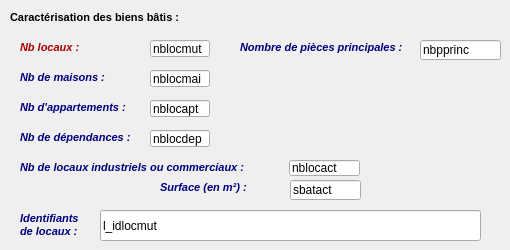
     <widget class="QWidget" name="batis">
      <attribute name="title">
       <string>locaux</string>
      </attribute>
      <widget class="QLabel" name="Caract_biens">
       <property name="geometry">
        <rect>
         <x>10</x>
         <y>10</y>
         <width>201</width>
         <height>16</height>
        </rect>
       </property>
       <property name="text">
        <string>&lt;!DOCTYPE HTML PUBLIC &quot;-//W3C//DTD HTML 4.0//EN&quot; &quot;http://www.w3.org/TR/REC-html40/strict.dtd&quot;&gt;
&lt;html&gt;&lt;head&gt;&lt;meta name=&quot;qrichtext&quot; content=&quot;1&quot; /&gt;&lt;style type=&quot;text/css&quot;&gt;
p, li { white-space: pre-wrap; }
&lt;/style&gt;&lt;/head&gt;&lt;body style=&quot; font-family:'MS Shell Dlg 2'; font-size:8.25pt; font-weight:400; font-style:normal;&quot;&gt;
&lt;p style=&quot; margin-top:0px; margin-bottom:0px; margin-left:0px; margin-right:0px; -qt-block-indent:0; text-indent:0px;&quot;&gt;&lt;span style=&quot; font-size:8pt; font-weight:600;&quot;&gt;Caractérisation des biens bâtis :&lt;/span&gt;&lt;/p&gt;&lt;/body&gt;&lt;/html&gt;</string>
       </property>
      </widget>
      <widget class="QLabel" name="Nb_locaux">
       <property name="geometry">
        <rect>
         <x>20</x>
         <y>40</y>
         <width>81</width>
         <height>16</height>
        </rect>
       </property>
       <property name="text">
        <string>&lt;!DOCTYPE HTML PUBLIC &quot;-//W3C//DTD HTML 4.0//EN&quot; &quot;http://www.w3.org/TR/REC-html40/strict.dtd&quot;&gt;
&lt;html&gt;&lt;head&gt;&lt;meta name=&quot;qrichtext&quot; content=&quot;1&quot; /&gt;&lt;style type=&quot;text/css&quot;&gt;
p, li { white-space: pre-wrap; }
&lt;/style&gt;&lt;/head&gt;&lt;body style=&quot; font-family:'MS Shell Dlg 2'; font-size:8.25pt; font-weight:400; font-style:normal;&quot;&gt;
&lt;p style=&quot; margin-top:0px; margin-bottom:0px; margin-left:0px; margin-right:0px; -qt-block-indent:0; text-indent:0px;&quot;&gt;&lt;span style=&quot; font-size:8pt; font-weight:600; font-style:italic; color:#aa0000;&quot;&gt;Nb locaux :&lt;/span&gt;&lt;/p&gt;&lt;/body&gt;&lt;/html&gt;</string>
       </property>
      </widget>
      <widget class="QLabel" name="Nb_maisons">
       <property name="geometry">
        <rect>
         <x>20</x>
         <y>70</y>
         <width>91</width>
         <height>16</height>
        </rect>
       </property>
       <property name="text">
        <string>&lt;!DOCTYPE HTML PUBLIC &quot;-//W3C//DTD HTML 4.0//EN&quot; &quot;http://www.w3.org/TR/REC-html40/strict.dtd&quot;&gt;
&lt;html&gt;&lt;head&gt;&lt;meta name=&quot;qrichtext&quot; content=&quot;1&quot; /&gt;&lt;style type=&quot;text/css&quot;&gt;
p, li { white-space: pre-wrap; }
&lt;/style&gt;&lt;/head&gt;&lt;body style=&quot; font-family:'MS Shell Dlg 2'; font-size:8.25pt; font-weight:400; font-style:normal;&quot;&gt;
&lt;p style=&quot; margin-top:0px; margin-bottom:0px; margin-left:0px; margin-right:0px; -qt-block-indent:0; text-indent:0px;&quot;&gt;&lt;span style=&quot; font-size:8pt; font-weight:600; font-style:italic; color:#00007f;&quot;&gt;Nb de maisons :&lt;/span&gt;&lt;/p&gt;&lt;/body&gt;&lt;/html&gt;</string>
       </property>
      </widget>
      <widget class="QLabel" name="Nb_appartements">
       <property name="geometry">
        <rect>
         <x>20</x>
         <y>100</y>
         <width>121</width>
         <height>16</height>
        </rect>
       </property>
       <property name="text">
        <string>&lt;!DOCTYPE HTML PUBLIC &quot;-//W3C//DTD HTML 4.0//EN&quot; &quot;http://www.w3.org/TR/REC-html40/strict.dtd&quot;&gt;
&lt;html&gt;&lt;head&gt;&lt;meta name=&quot;qrichtext&quot; content=&quot;1&quot; /&gt;&lt;style type=&quot;text/css&quot;&gt;
p, li { white-space: pre-wrap; }
&lt;/style&gt;&lt;/head&gt;&lt;body style=&quot; font-family:'MS Shell Dlg 2'; font-size:8.25pt; font-weight:400; font-style:normal;&quot;&gt;
&lt;p style=&quot; margin-top:0px; margin-bottom:0px; margin-left:0px; margin-right:0px; -qt-block-indent:0; text-indent:0px;&quot;&gt;&lt;span style=&quot; font-size:8pt; font-weight:600; font-style:italic; color:#00007f;&quot;&gt;Nb d'appartements :&lt;/span&gt;&lt;/p&gt;&lt;/body&gt;&lt;/html&gt;</string>
       </property>
      </widget>
      <widget class="QLabel" name="Nb_dependances">
       <property name="geometry">
        <rect>
         <x>20</x>
         <y>130</y>
         <width>121</width>
         <height>16</height>
        </rect>
       </property>
       <property name="text">
        <string>&lt;!DOCTYPE HTML PUBLIC &quot;-//W3C//DTD HTML 4.0//EN&quot; &quot;http://www.w3.org/TR/REC-html40/strict.dtd&quot;&gt;
&lt;html&gt;&lt;head&gt;&lt;meta name=&quot;qrichtext&quot; content=&quot;1&quot; /&gt;&lt;style type=&quot;text/css&quot;&gt;
p, li { white-space: pre-wrap; }
&lt;/style&gt;&lt;/head&gt;&lt;body style=&quot; font-family:'MS Shell Dlg 2'; font-size:8.25pt; font-weight:400; font-style:normal;&quot;&gt;
&lt;p style=&quot; margin-top:0px; margin-bottom:0px; margin-left:0px; margin-right:0px; -qt-block-indent:0; text-indent:0px;&quot;&gt;&lt;span style=&quot; font-size:8pt; font-weight:600; font-style:italic; color:#00007f;&quot;&gt;Nb de dépendances :&lt;/span&gt;&lt;/p&gt;&lt;/body&gt;&lt;/html&gt;</string>
       </property>
      </widget>
      <widget class="QLabel" name="Nb_locaux_ind_comm">
       <property name="geometry">
        <rect>
         <x>20</x>
         <y>160</y>
         <width>241</width>
         <height>16</height>
        </rect>
       </property>
       <property name="text">
        <string>&lt;!DOCTYPE HTML PUBLIC &quot;-//W3C//DTD HTML 4.0//EN&quot; &quot;http://www.w3.org/TR/REC-html40/strict.dtd&quot;&gt;
&lt;html&gt;&lt;head&gt;&lt;meta name=&quot;qrichtext&quot; content=&quot;1&quot; /&gt;&lt;style type=&quot;text/css&quot;&gt;
p, li { white-space: pre-wrap; }
&lt;/style&gt;&lt;/head&gt;&lt;body style=&quot; font-family:'MS Shell Dlg 2'; font-size:8.25pt; font-weight:400; font-style:normal;&quot;&gt;
&lt;p style=&quot; margin-top:0px; margin-bottom:0px; margin-left:0px; margin-right:0px; -qt-block-indent:0; text-indent:0px;&quot;&gt;&lt;span style=&quot; font-size:8pt; font-weight:600; font-style:italic; color:#00007f;&quot;&gt;Nb de locaux industriels ou commerciaux :&lt;/span&gt;&lt;/p&gt;&lt;/body&gt;&lt;/html&gt;</string>
       </property>
      </widget>
      <widget class="QLabel" name="Nb_pieces_principales">
       <property name="geometry">
        <rect>
         <x>240</x>
         <y>40</y>
         <width>171</width>
         <height>16</height>
        </rect>
       </property>
       <property name="text">
        <string>&lt;!DOCTYPE HTML PUBLIC &quot;-//W3C//DTD HTML 4.0//EN&quot; &quot;http://www.w3.org/TR/REC-html40/strict.dtd&quot;&gt;
&lt;html&gt;&lt;head&gt;&lt;meta name=&quot;qrichtext&quot; content=&quot;1&quot; /&gt;&lt;style type=&quot;text/css&quot;&gt;
p, li { white-space: pre-wrap; }
&lt;/style&gt;&lt;/head&gt;&lt;body style=&quot; font-family:'MS Shell Dlg 2'; font-size:8pt; font-weight:400; font-style:normal;&quot;&gt;
&lt;p style=&quot; margin-top:0px; margin-bottom:0px; margin-left:0px; margin-right:0px; -qt-block-indent:0; text-indent:0px;&quot;&gt;&lt;span style=&quot; font-weight:600; font-style:italic; color:#00007f;&quot;&gt;Nombre de pièces principales :&lt;/span&gt;&lt;/p&gt;&lt;/body&gt;&lt;/html&gt;</string>
       </property>
      </widget>
      <widget class="QLabel" name="Surface_loc_ind_comm">
       <property name="geometry">
        <rect>
         <x>160</x>
         <y>180</y>
         <width>101</width>
         <height>16</height>
        </rect>
       </property>
       <property name="text">
        <string>&lt;!DOCTYPE HTML PUBLIC &quot;-//W3C//DTD HTML 4.0//EN&quot; &quot;http://www.w3.org/TR/REC-html40/strict.dtd&quot;&gt;
&lt;html&gt;&lt;head&gt;&lt;meta name=&quot;qrichtext&quot; content=&quot;1&quot; /&gt;&lt;style type=&quot;text/css&quot;&gt;
p, li { white-space: pre-wrap; }
&lt;/style&gt;&lt;/head&gt;&lt;body style=&quot; font-family:'MS Shell Dlg 2'; font-size:8.25pt; font-weight:400; font-style:normal;&quot;&gt;
&lt;p style=&quot; margin-top:0px; margin-bottom:0px; margin-left:0px; margin-right:0px; -qt-block-indent:0; text-indent:0px;&quot;&gt;&lt;span style=&quot; font-size:8pt; font-weight:600; font-style:italic; color:#00007f;&quot;&gt;Surface (en m²) :&lt;/span&gt;&lt;/p&gt;&lt;/body&gt;&lt;/html&gt;</string>
       </property>
      </widget>
      <widget class="QLineEdit" name="nblocmut">
       <property name="geometry">
        <rect>
         <x>150</x>
         <y>40</y>
         <width>60</width>
         <height>17</height>
        </rect>
       </property>
       <property name="text">
        <string>nblocmut</string>
       </property>
      </widget>
      <widget class="QLineEdit" name="nblocmai">
       <property name="geometry">
        <rect>
         <x>150</x>
         <y>70</y>
         <width>60</width>
         <height>17</height>
        </rect>
       </property>
       <property name="text">
        <string>nblocmai</string>
       </property>
      </widget>
      <widget class="QLineEdit" name="nblocapt">
       <property name="geometry">
        <rect>
         <x>150</x>
         <y>100</y>
         <width>60</width>
         <height>17</height>
        </rect>
       </property>
       <property name="text">
        <string>nblocapt</string>
       </property>
      </widget>
      <widget class="QLineEdit" name="nblocdep">
       <property name="geometry">
        <rect>
         <x>150</x>
         <y>130</y>
         <width>60</width>
         <height>17</height>
        </rect>
       </property>
       <property name="text">
        <string>nblocdep</string>
       </property>
      </widget>
      <widget class="QLineEdit" name="nbpprinc">
       <property name="geometry">
        <rect>
         <x>420</x>
         <y>40</y>
         <width>81</width>
         <height>20</height>
        </rect>
       </property>
       <property name="text">
        <string>nbpprinc</string>
       </property>
      </widget>
      <widget class="QLineEdit" name="sbatact">
       <property name="geometry">
        <rect>
         <x>290</x>
         <y>180</y>
         <width>71</width>
         <height>20</height>
        </rect>
       </property>
       <property name="text">
        <string>sbatact</string>
       </property>
      </widget>
      <widget class="QLineEdit" name="l_idlocmut">
       <property name="geometry">
        <rect>
         <x>100</x>
         <y>210</y>
         <width>381</width>
         <height>31</height>
        </rect>
       </property>
       <property name="text">
        <string>l_idlocmut</string>
       </property>
      </widget>
      <widget class="QLabel" name="Nb_maisons_2">
       <property name="geometry">
        <rect>
         <x>20</x>
         <y>210</y>
         <width>91</width>
         <height>31</height>
        </rect>
       </property>
       <property name="text">
        <string>&lt;!DOCTYPE HTML PUBLIC &quot;-//W3C//DTD HTML 4.0//EN&quot; &quot;http://www.w3.org/TR/REC-html40/strict.dtd&quot;&gt;
&lt;html&gt;&lt;head&gt;&lt;meta name=&quot;qrichtext&quot; content=&quot;1&quot; /&gt;&lt;style type=&quot;text/css&quot;&gt;
p, li { white-space: pre-wrap; }
&lt;/style&gt;&lt;/head&gt;&lt;body style=&quot; font-family:'MS Shell Dlg 2'; font-size:8.25pt; font-weight:400; font-style:normal;&quot;&gt;
&lt;p style=&quot; margin-top:0px; margin-bottom:0px; margin-left:0px; margin-right:0px; -qt-block-indent:0; text-indent:0px;&quot;&gt;&lt;span style=&quot; font-size:8pt; font-weight:600; font-style:italic; color:#00007f;&quot;&gt;Identifiants&lt;/span&gt;&lt;/p&gt;
&lt;p style=&quot; margin-top:0px; margin-bottom:0px; margin-left:0px; margin-right:0px; -qt-block-indent:0; text-indent:0px;&quot;&gt;&lt;span style=&quot; font-size:8pt; font-weight:600; font-style:italic; color:#00007f;&quot;&gt;de locaux :&lt;/span&gt;&lt;/p&gt;&lt;/body&gt;&lt;/html&gt;</string>
       </property>
      </widget>
      <widget class="QLineEdit" name="nblocact">
       <property name="geometry">
        <rect>
         <x>289</x>
         <y>160</y>
         <width>71</width>
         <height>16</height>
        </rect>
       </property>
       <property name="text">
        <string>nblocact</string>
       </property>
      </widget>
     </widget>
